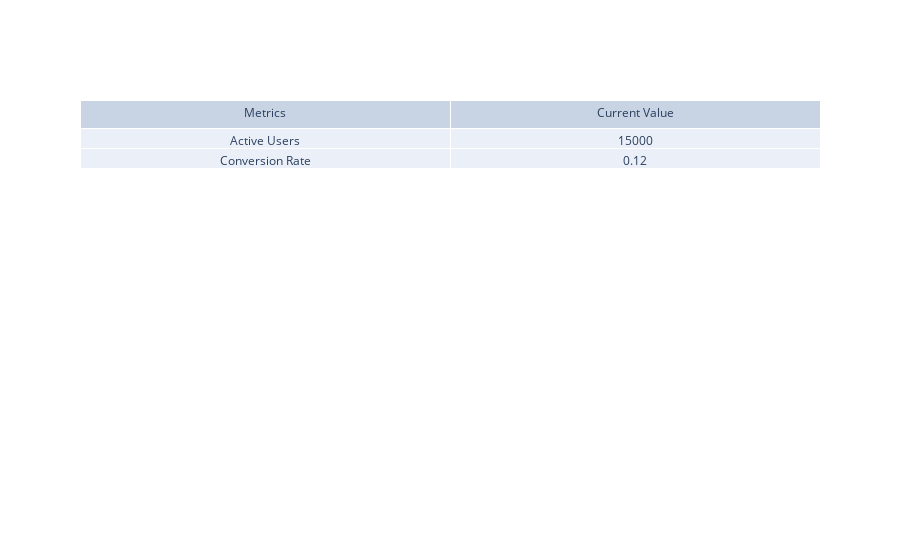

Write notebook code for a chart like this one.
### Code cell
import plotly.graph_objects as go

fig = go.Figure(data=[go.Table(header=dict(values=['Metrics', 'Current Value']),
                               cells=dict(values=[['Active Users', 'Conversion Rate'],
                                                  [15000, 0.12]]))])
fig.show()

### Figure 1 — Plotly figure (JSON) as saved in the notebook; plotly's stock layout.template omitted (floating-point values rounded to 4 significant figures)
{"data": [{"cells": {"values": [["Active Users", "Conversion Rate"], [15000, 0.12]]}, "header": {"values": ["Metrics", "Current Value"]}, "type": "table"}], "layout": {}}
